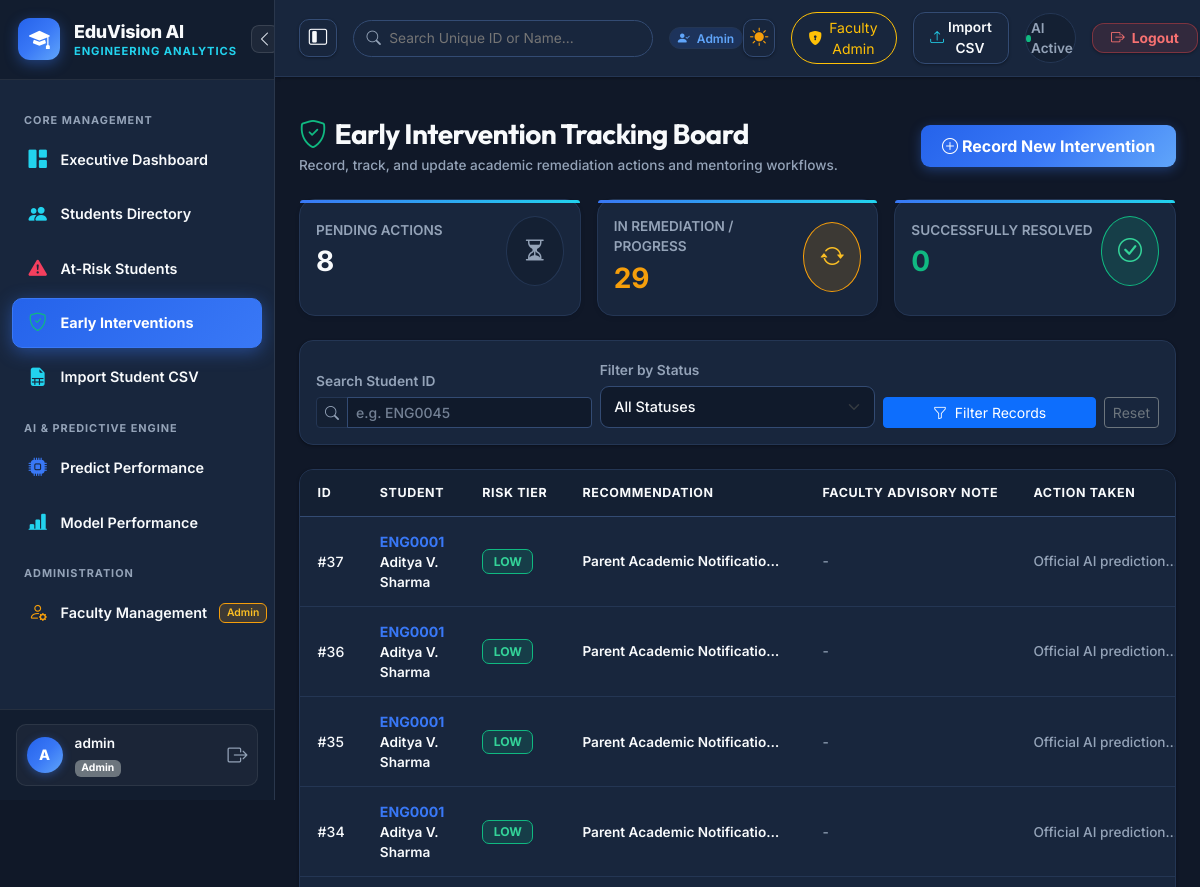
Before: /interventions (signed in, upper part) with the older database file.
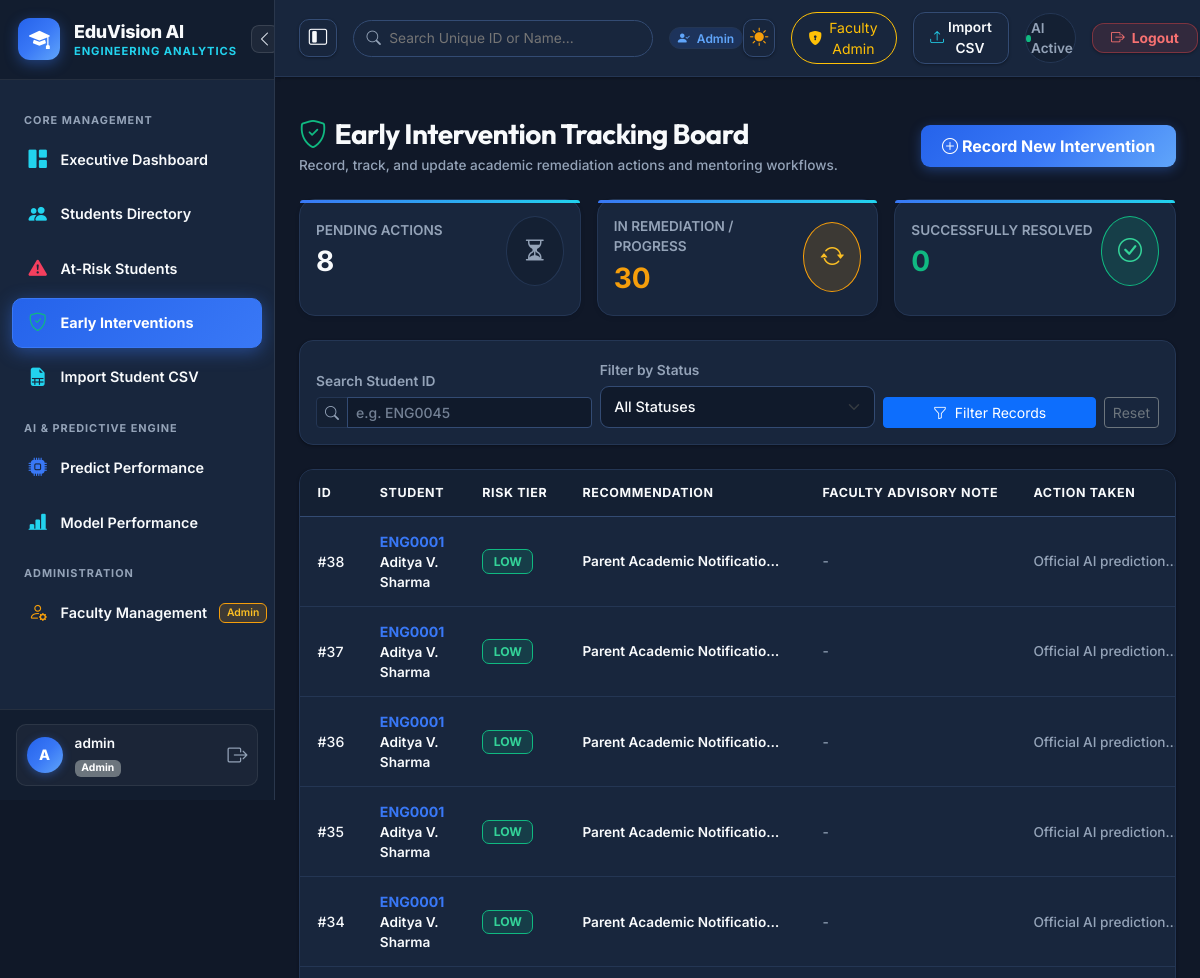
After: the same page with the newer database file.
### database/models.py (models this page shows, shortened)
class Intervention(db.Model):
    __tablename__ = "interventions"
    id = db.Column(db.Integer, primary_key=True)
    student_id = db.Column(db.String(20), db.ForeignKey("students.student_id"), nullable=False, index=True)
    risk_level = db.Column(db.String(20), nullable=False)
    recommendation = db.Column(db.Text, nullable=False)
    faculty_note = db.Column(db.Text, nullable=True)
    action_taken = db.Column(db.Text, nullable=True)
    status = db.Column(db.String(20), nullable=False, default="Pending") # 'Pending', 'In Progress', 'Completed'
    follow_up_date = db.Column(db.String(30), nullable=True)
    created_at = db.Column(db.DateTime, default=datetime.utcnow)
    updated_at = db.Column(db.DateTime, default=datetime.utcnow, onupdate=datetime.utcnow)

class Student(db.Model):
    __tablename__ = "students"
    id = db.Column(db.Integer, primary_key=True)
    student_id = db.Column(db.String(20), unique=True, nullable=False, index=True)
    name = db.Column(db.String(120), nullable=True, default="Student")
    parent_email = db.Column(db.String(120), nullable=True)
    department = db.Column(db.String(100), nullable=False, index=True)
    semester = db.Column(db.Integer, nullable=False)
    age = db.Column(db.Integer, nullable=False)
    gender = db.Column(db.String(10), nullable=False)
    attendance_percentage = db.Column(db.Float, nullable=False)
    study_hours_per_day = db.Column(db.Float, nullable=False, default=4.0)
    previous_semester_percentage = db.Column(db.Float, nullable=False)
    internal_exam_1 = db.Column(db.Float, nullable=False)
    internal_exam_2 = db.Column(db.Float, nullable=False)
    assignment_average = db.Column(db.Float, nullable=False)
    lab_score = db.Column(db.Float, nullable=False)
    midterm_score = db.Column(db.Float, nullable=False)
    project_score = db.Column(db.Float, nullable=False)
    backlogs = db.Column(db.Integer, nullable=False, default=0)
    previous_failures = db.Column(db.Integer, nullable=False, default=0)
    class_participation = db.Column(db.Integer, nullable=False, default=5)
    extracurricular_score = db.Column(db.Float, nullable=False, default=50.0)
    technical_skill_score = db.Column(db.Float, nullable=False)
    coding_skill_score = db.Column(db.Float, nullable=False)
    communication_skill_score = db.Column(db.Float, nullable=False)
    aptitude_score = db.Column(db.Float, nullable=False)
    final_exam_score = db.Column(db.Float, nullable=True)
    performance_category = db.Column(db.String(20), nullable=True)
    latest_prediction = db.Column(db.String(20), nullable=True)
    latest_risk_level = db.Column(db.String(20), nullable=True)
    latest_confidence = db.Column(db.Float, nullable=True)
    created_at = db.Column(db.DateTime, default=datetime.utcnow)
    predictions = db.relationship("Prediction", backref="student_ref", lazy=True, cascade="all, delete-orphan")
    interventions = db.relationship("Intervention", backref="student_ref", lazy=True, cascade="all, delete-orphan")
    @property
    def arrears(self):
        return self.backlogs
    @property
    def arrears_count(self):
        return self.backlogs
    @property
    def prev_sem_cgpa(self):
        return round(self.previous_semester_percentage / 9.5, 2) if self.previous_semester_percentage else 0.0

### app.py (the view, shortened to what this page needs)
    @app.route("/interventions", methods=["GET", "POST"])
    @login_required
    @role_required("admin", "faculty")
    def interventions():
        if session.get("role") == "student" and session.get("student_id"):
            return redirect(url_for("student_detail", student_id=session.get("student_id")))
        status_filter = request.args.get("status", "")
        search_query = request.args.get("search", "").strip()
        query = Intervention.query.join(Student)
        if status_filter:
            query = query.filter(Intervention.status == status_filter)
        records = query.order_by(Intervention.created_at.desc()).all()
        pending_count = Intervention.query.filter_by(status="Pending").count()
        in_progress_count = Intervention.query.filter_by(status="In Progress").count()
        completed_count = Intervention.query.filter_by(status="Completed").count()
        return render_template(
            "interventions.html",
            interventions=records,
            pending_count=pending_count,
            in_progress_count=in_progress_count,
            completed_count=completed_count,
            current_status=status_filter,
            search_query=search_query
        )

### templates/interventions.html (shortened to what this page needs)
{% extends "base.html" %}
{% block content %}
<div class="d-flex flex-wrap align-items-center justify-content-between gap-3 mb-4">
  <div>
    <h2 class="h3 fw-bold mb-1 d-flex align-items-center gap-2">
      <i class="bi bi-shield-check text-success"></i> Early Intervention Tracking Board
    </h2>
    <p class="text-secondary small mb-0">Record, track, and update academic remediation actions and mentoring workflows.</p>
  </div>
  {% if session.get('role') in ['admin', 'faculty'] %}
  <button type="button" class="btn btn-primary-gradient" data-bs-toggle="modal" data-bs-target="#newInterventionModal">
    <i class="bi bi-plus-circle me-1"></i> Record New Intervention
  </button>
  {% endif %}
</div>
<div class="row g-3 mb-4">
  <div class="col-md-4">
    <a href="{{ url_for('interventions', status='Pending') }}" class="text-decoration-none">
      <div class="metric-card p-3 {% if current_status == 'Pending' %}border-start border-4 border-secondary{% endif %}">
        <div class="d-flex justify-content-between align-items-center">
          <div>
            <div class="small text-muted fw-semibold text-uppercase">Pending Actions</div>
            <div class="fs-3 fw-bold text-dark">{{ pending_count }}</div>
          </div>
          <div class="p-3 rounded-circle bg-secondary-subtle text-secondary">
            <i class="bi bi-hourglass-split fs-4"></i>
          </div>
        </div>
      </div>
    </a>
  </div>
  <div class="col-md-4">
    <a href="{{ url_for('interventions', status='In Progress') }}" class="text-decoration-none">
      <div class="metric-card p-3 {% if current_status == 'In Progress' %}border-start border-4 border-warning{% endif %}">
        <div class="d-flex justify-content-between align-items-center">
          <div>
            <div class="small text-muted fw-semibold text-uppercase">In Remediation / Progress</div>
            <div class="fs-3 fw-bold text-warning">{{ in_progress_count }}</div>
          </div>
          <div class="p-3 rounded-circle bg-warning-subtle text-warning">
            <i class="bi bi-arrow-repeat fs-4"></i>
          </div>
        </div>
      </div>
    </a>
  </div>
  <div class="col-md-4">
    <a href="{{ url_for('interventions', status='Completed') }}" class="text-decoration-none">
      <div class="metric-card p-3 {% if current_status == 'Completed' %}border-start border-4 border-success{% endif %}">
        <div class="d-flex justify-content-between align-items-center">
          <div>
            <div class="small text-muted fw-semibold text-uppercase">Successfully Resolved</div>
            <div class="fs-3 fw-bold text-success">{{ completed_count }}</div>
          </div>
          <div class="p-3 rounded-circle bg-success-subtle text-success">
            <i class="bi bi-check-circle fs-4"></i>
          </div>
        </div>
      </div>
    </a>
  </div>
</div>
<div class="card border-0 shadow-sm rounded-3 mb-4">
  <div class="card-body p-3">
    <form method="GET" action="{{ url_for('interventions') }}" class="row g-2 align-items-end">
      <div class="col-md-4">
        <label class="form-label small fw-semibold text-muted">Search Student ID</label>
        <div class="input-group input-group-sm">
          <span class="input-group-text bg-light"><i class="bi bi-search"></i></span>
          <input type="text" class="form-control" name="search" placeholder="e.g. ENG0045" value="{{ search_query }}">
        </div>
      </div>
      <div class="col-md-4">
        <label class="form-label small fw-semibold text-muted">Filter by Status</label>
        <select class="form-select form-select-sm" name="status">
          <option value="">All Statuses</option>
        </select>
      </div>
      <div class="col-md-4 d-flex gap-2">
        <button type="submit" class="btn btn-sm btn-primary w-100">
          <i class="bi bi-funnel me-1"></i> Filter Records
        </button>
        <a href="{{ url_for('interventions') }}" class="btn btn-sm btn-outline-secondary">Reset</a>
      </div>
    </form>
  </div>
</div>
<div class="card-table-wrapper mb-4">
  <div class="table-responsive">
    <table class="table table-custom">
      <thead>
        <tr>
          <th>ID</th>
          <th>Student</th>
          <th>Risk Tier</th>
          <th>Recommendation</th>
          <th>Faculty Advisory Note</th>
          <th>Action Taken</th>
        </tr>
      </thead>
      <tbody>
        {% for it in interventions %}
        <tr>
          <td>#{{ it.id }}</td>
          <td>
            <a href="{{ url_for('student_detail', student_id=it.student_id) }}" class="fw-bold text-primary text-decoration-none">
              {{ it.student_id }}
            </a>
            {% if it.student_ref and it.student_ref.name %}
            <div class="small text-dark fw-semibold">{{ it.student_ref.name }}</div>
            {% endif %}
          </td>
          <td>
            {% if it.risk_level == 'HIGH RISK' %}
              <span class="badge badge-risk badge-risk-high">HIGH</span>
            {% elif it.risk_level == 'MEDIUM RISK' %}
              <span class="badge badge-risk badge-risk-medium">MEDIUM</span>
            {% else %}
              <span class="badge badge-risk badge-risk-low">LOW</span>
            {% endif %}
          </td>
          <td style="max-width: 240px;">
            <div class="small fw-semibold text-dark text-truncate" title="{{ it.recommendation }}">{{ it.recommendation }}</div>
          </td>
          <td style="max-width: 200px;">
            <span class="small text-muted text-truncate d-block" title="{{ it.faculty_note }}">{{ it.faculty_note or '-' }}</span>
          </td>
          <td style="max-width: 180px;">
            <span class="small text-muted text-truncate d-block" title="{{ it.action_taken }}">{{ it.action_taken or '-' }}</span>
          </td>
        </tr>
        {% endfor %}
      </tbody>
    </table>
  </div>
</div>
{% endblock %}

Changed rows visible on the page:
added Intervention: id "38", student_id "ENG0001", student_ref.name "Aditya V. Sharma", risk_level "LOW", recommendation "Parent Academic Notificatio…", faculty_note "-", action_taken "Official AI prediction…"
Other visible differences:
{{ in_progress_count }}: "29" → "30"
